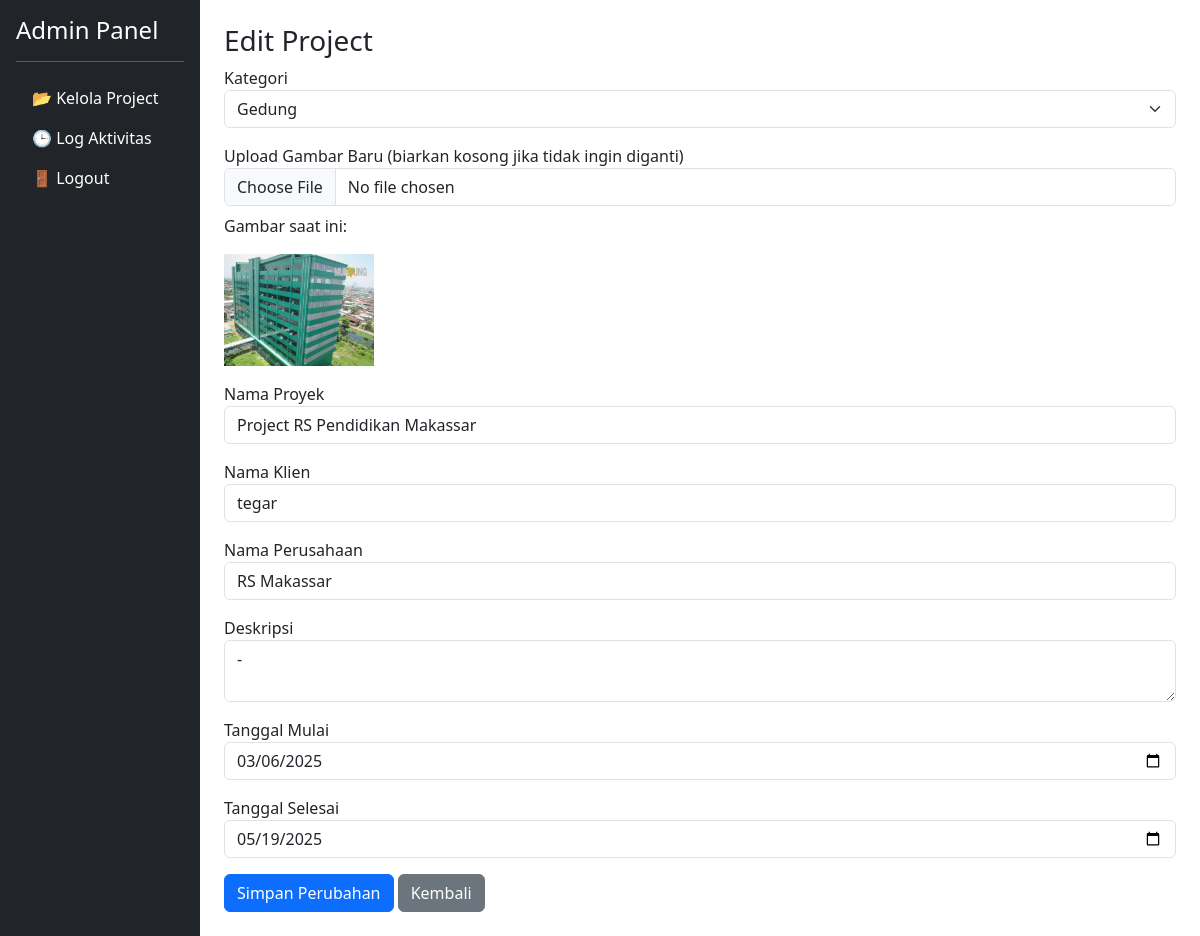
The app's page /admin/data_edit.php?id=15 (signed in) with its own data.
### tables this page shows
CREATE TABLE `t_data` (
  `id` int(11) NOT NULL,
  `nama_proyek` varchar(255) DEFAULT NULL,
  `image` varchar(255) DEFAULT NULL,
  `nama_klien` varchar(50) NOT NULL,
  `nama_perusahaan` varchar(80) NOT NULL,
  `deskripsi` text DEFAULT NULL,
  `tanggal_dimulai_proyek` date DEFAULT NULL,
  `tanggal_selesai_proyek` date DEFAULT NULL,
  `kategori` varchar(30) DEFAULT NULL
);

### admin/data_edit.php (the view, shortened to what this page needs)
<?php
include 'koneksi.php';
$id = $_GET['id'];
$data = mysqli_fetch_assoc(mysqli_query($conn, "SELECT * FROM t_data WHERE id = '$id'"));
?>
<!DOCTYPE html>
<html lang="id">
<head>
  <link href="https://cdn.jsdelivr.net/npm/bootstrap@5.3.0/dist/css/bootstrap.min.css" rel="stylesheet">
</head>
<body>
<div class="container-fluid">
  <div class="row">
    <div class="col-md-2 bg-dark text-white min-vh-100 p-3">
      <h4>Admin Panel</h4>
      <hr>
      <ul class="nav flex-column">
        <li class="nav-item"><a href="dashboard.php" class="nav-link text-white">📂 Kelola Project</a></li>
        <li class="nav-item"><a href="log.php" class="nav-link text-white">🕒 Log Aktivitas</a></li>
        <li class="nav-item"><a href="logout.php" class="nav-link text-white">🚪 Logout</a></li>
      </ul>
    </div>
    <div class="col-md-10 p-4">
      <h3>Edit Project</h3>
      <form method="post" enctype="multipart/form-data">
        <div class="mb-3">
          <label>Kategori</label>
          <select name="kategori" class="form-select" required>
            <option value="gedung" <?= $data['kategori'] == 'gedung' ? 'selected' : '' ?>>Gedung</option>
          </select>
        </div>
        <div class="mb-3">
          <label>Upload Gambar Baru (biarkan kosong jika tidak ingin diganti)</label>
          <input type="file" name="image" class="form-control">
          <?php if ($data['image']): ?>
            <p class="mt-2">Gambar saat ini:</p>
            <img src="img/project/<?= $data['image']; ?>" width="150">
          <?php endif; ?>
        </div>
        <div class="mb-3">
  <label>Nama Proyek</label>
  <input type="text" name="nama_proyek" value="<?= $data['nama_proyek'] ?>" class="form-control" required>
</div>
        <div class="mb-3">
          <label>Nama Klien</label>
          <input type="text" name="nama_klien" value="<?= $data['nama_klien'] ?>" class="form-control" required>
        </div>
        <div class="mb-3">
          <label>Nama Perusahaan</label>
          <input type="text" name="nama_perusahaan" value="<?= $data['nama_perusahaan'] ?>" class="form-control" required>
        </div>
        <div class="mb-3">
          <label>Deskripsi</label>
          <textarea name="deskripsi" class="form-control"><?= $data['deskripsi'] ?></textarea>
        </div>
        <div class="mb-3">
          <label>Tanggal Mulai</label>
          <input type="date" name="tanggal_mulai" value="<?= $data['tanggal_dimulai_proyek'] ?>" class="form-control" required>
        </div>
        <div class="mb-3">
          <label>Tanggal Selesai</label>
          <input type="date" name="tanggal_selesai" value="<?= $data['tanggal_selesai_proyek'] ?>" class="form-control" required>
        </div>
        <button type="submit" name="edit" class="btn btn-primary">Simpan Perubahan</button>
        <a href="dashboard.php" class="btn btn-secondary">Kembali</a>
      </form>
    </div>
  </div>
</div>
</body>
</html>

### records on screen
t_data: kategori "Gedung", image (picture), nama_proyek "Project RS Pendidikan Makassar", nama_klien "tegar", nama_perusahaan "RS Makassar", deskripsi "-", tanggal_mulai "03/06/2025", tanggal_selesai "05/19/2025"
